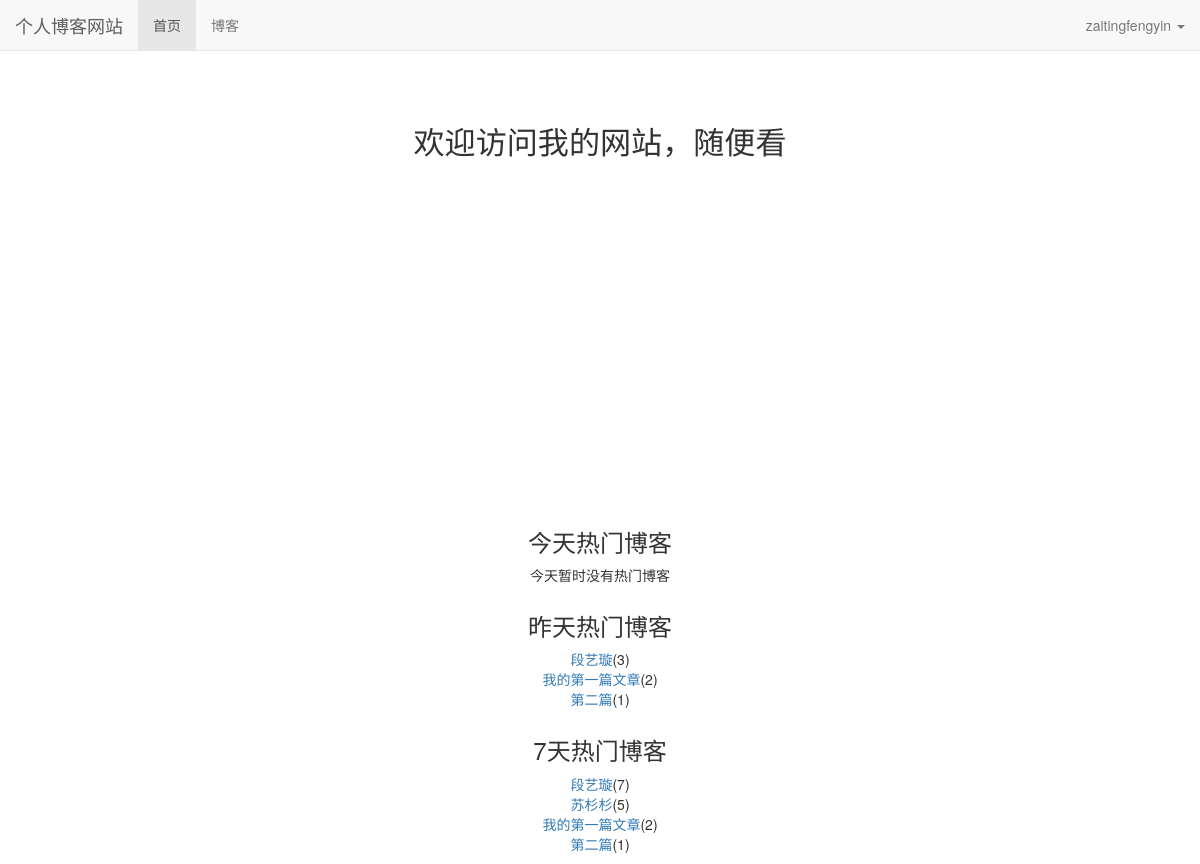
The app's page / (signed in) with its own data.
### blog/models.py (models this page shows, shortened)
class ReadDetail(models.Model):
    date = models.DateField(default=timezone.now)
    read_detail_num = models.IntegerField(default=0)
    blog = models.ForeignKey(Blog, on_delete=models.DO_NOTHING, related_name="read_detail_num")

class Blog(models.Model):
    title = models.CharField(max_length=50)
    blog_type = models.ForeignKey(BlogType, on_delete=models.DO_NOTHING)
    content = RichTextUploadingField()
    author = models.ForeignKey(User, on_delete=models.DO_NOTHING)
    created_time = models.DateTimeField(auto_now_add=True)
    last_updated_time = models.DateTimeField(auto_now=True)
    class Meta:
        ordering = ['-created_time']

### bili_tutorial/views.py (the view)
# urls.py: 2. Add a URL to urlpatterns:  path('', views.home, name='home')
def home(request):
    hot_blogs_for_7_days = cache.get("hot_blogs_for_7_days")
    if hot_blogs_for_7_days is None:
        hot_blogs_for_7_days = get_7_days_hot_data()
        cache.set("hot_blogs_for_7_days", hot_blogs_for_7_days, 3600)
    dates, read_nums = get_seven_days_read_data()
    context = {}
    context["dates"] = dates
    context['read_nums'] = read_nums
    context["today_hot_data"] = get_today_hot_data()
    context["yesterday_hot_data"] = get_yesterday_hot_data()
    context["hot_blogs_for_7_days"] = hot_blogs_for_7_days
    return render(request, 'home.html', context)

### bili_tutorial/views.py (called while the page is built)
def get_seven_days_read_data():
    today = timezone.now().date()
    read_nums = []
    dates = []
    for i in range(7, 0, -1):
        date = today - datetime.timedelta(days=i)
        dates.append(date.strftime("%m/%d"))
        read_details = ReadDetail.objects.filter(date=date)
        result = read_details.aggregate(read_num_sum=Sum('read_detail_num'))
        read_nums.append(result['read_num_sum'] or 0)
    return dates, read_nums

def get_today_hot_data():
    today = timezone.now().date()
    read_details = ReadDetail.objects.filter(date=today).order_by('-read_detail_num')
    return read_details[:7]

def get_yesterday_hot_data():
    today = timezone.now().date()
    yesterday = today - datetime.timedelta(days=1)
    read_details = ReadDetail.objects.filter(date=yesterday).order_by('-read_detail_num')
    return read_details[:7]

def get_7_days_hot_data():
    today = timezone.now().date()
    date = today - datetime.timedelta(days=7)
    read_details = Blog.objects\
                       .filter(read_detail_num__date__lt=today, read_detail_num__date__gte=date) \
                       .annotate(read_num_sum=Sum('read_detail_num__read_detail_num')) \
                       .order_by('-read_num_sum')
    return read_details[:7]

### templates/home.html (shortened to what this page needs)
{% extends 'base.html' %}
{% load staticfiles %}
{% block header_extends %}
    <link rel="stylesheet" href="{% static 'home.css' %}">
{% endblock %}
{% block nav_home_active %}active{% endblock %}
{% block content %}
    <h3 class="home-content">欢迎访问我的网站，随便看</h3>
    <div id="container"></div>
    <div class="hot-data">
        <h3>今天热门博客</h3>
        <ul>
            {% for hot_data in today_hot_data %}
                <li><a href="{% url 'blog_detail' hot_data.blog.pk %}">{{ hot_data.blog.title }}</a>({{ hot_data.read_detail_num }})</li>
            {% empty %}
                <li>今天暂时没有热门博客</li>
            {% endfor %}
        </ul>
    </div>
    <div class="hot-data">
        <h3>昨天热门博客</h3>
        <ul>
            {% for hot_data in yesterday_hot_data %}
                <li><a href="{% url 'blog_detail' hot_data.blog.pk %}">{{ hot_data.blog.title }}</a>({{ hot_data.read_detail_num }})</li>
            {% empty %}
                <li>昨天暂时没有热门博客</li>
            {% endfor %}
        </ul>
    </div>
    <div class="hot-data">
             <h3>7天热门博客</h3>
        <ul>
            {% for hot_blog in hot_blogs_for_7_days %}
                <li><a href="{% url 'blog_detail' hot_blog.pk %}">{{ hot_blog.title }}</a>({{ hot_blog.read_num_sum }})</li>
            {% empty %}
                <li>七天暂时没有热门博客</li>
            {% endfor %}
        </ul>
    </div>
{% endblock %}

### templates/base.html (shortened to what this page needs)
{% load staticfiles %}
<!DOCTYPE html>
<html lang="zh-CN">
<head>
    <link rel="stylesheet" href="{% static 'base.css' %}">
    <link rel="stylesheet" href="{% static 'bootstrap-3.3.7/css/bootstrap.min.css' %}">
    {% block header_extends %}{% endblock %}
</head>
<body>
<div class="navbar navbar-default navbar-fixed-top" role="navigation">
    <div class="container-fluid">
        <div class="navbar-header">
            <a class="navbar-brand" href="{% url 'home' %}">个人博客网站</a>
        </div>
        <div id="navbar-collapse" class="collapse navbar-collapse">
            <ul class="nav navbar-nav">
                <li class="{% block nav_home_active %}{% endblock %}">
                    <a href="{% url 'home' %}">首页</a>
                </li>
                <li class="{% block nav_blog_active %}{% endblock %}">
                    <a href="{% url 'blog_list' %}">博客</a>
                </li>
            </ul>
            <ul class="nav navbar-nav navbar-right">
                {% if user.is_authenticated %}
                    <li class="dropdown">
                        <a href="#" class="dropdown-toggle" data-toggle="dropdown" role="button" aria-haspopup="true"
                           aria-expanded="false">{{ user.username }} <span class="caret"></span></a>
                    </li>
                {% endif %}
            </ul>
        </div>
    </div>
</div>
{% block content %}{% endblock %}
</body>
</html>

### static/base.css (style rules this page uses)
* { margin: 0; padding: 0; }
body { margin-top: 70px!important; }
ul { list-style-type: none!important; }

### static/home.css (style rules this page uses)
h3.home-content { font-size: 222%; text-align: center; margin-top: 4em; margin-bottom: 2em; }
div#container { margin: 0 auto; height: 20em; min-width: 20em; max-width: 30em; }
div.hot-data { text-align: center; margin-top: 2em; }

### records on screen
ReadDetail: blog "段艺璇", read_detail_num "3"
ReadDetail: blog "我的第一篇文章", read_detail_num "2"
ReadDetail: blog "第二篇", read_detail_num "1"
Blog: title "段艺璇", read_num_sum "7"
Blog: title "苏杉杉", read_num_sum "5"
Blog: title "我的第一篇文章", read_num_sum "2"
Blog: title "第二篇", read_num_sum "1"

### other values on screen
{{ user.username }} "zaitingfengyin"
